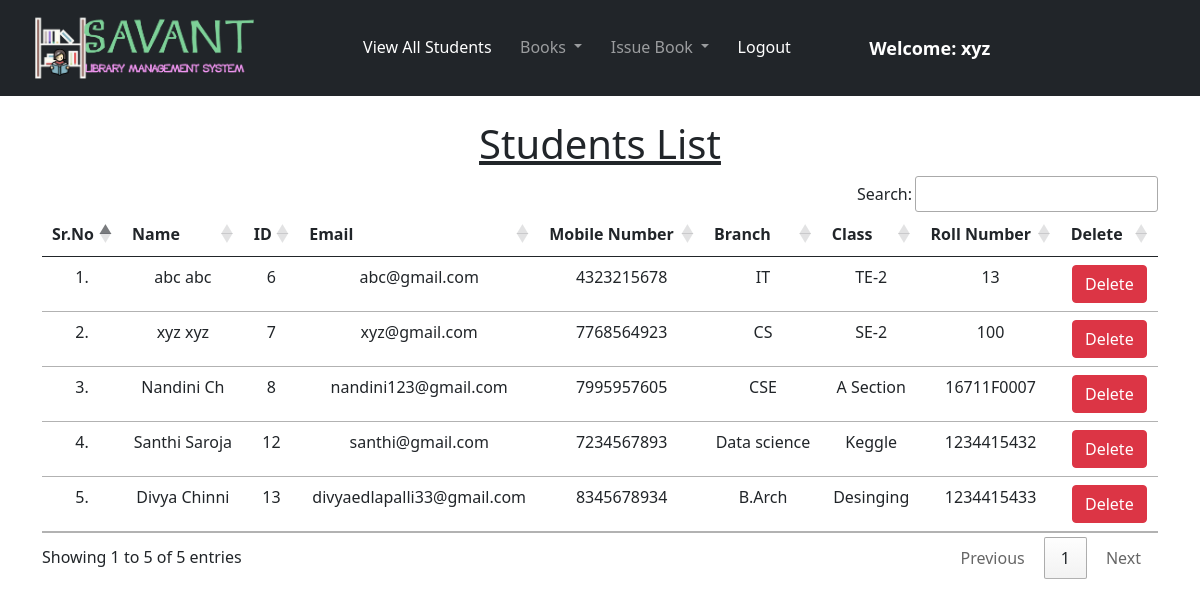
/view_students/ (signed in), run on the app's committed database.
### library/models.py (models this page shows, shortened)
class Student(models.Model):
    user = models.OneToOneField(User, on_delete=models.CASCADE)
    classroom = models.CharField(max_length=10)
    branch = models.CharField(max_length=10)
    roll_no = models.CharField(max_length=3, blank=True)
    phone = models.CharField(max_length=10, blank=True)
    image = models.ImageField(upload_to="", blank=True)

### library/views.py (the view)
# urls.py: path("view_students/", views.view_students, name="view_students"),
@login_required(login_url = '/admin_login')
def view_students(request):
    students = Student.objects.all()
    return render(request, "view_students.html", {'students':students})

### library/templates/view_students.html (shortened to what this page needs)
{% extends 'admin_navbar.html' %}
{% load static %}
{% block body %}
<div class="container mt-4">
    <h1 class="text-center"><u>Students List</u></h1>
    <table class="table table-hover" id="example">
        <thead>
            <tr class="text-center">
                <th>Sr.No</th>
                <th>Name</th>
                <th>ID</th>
                <th>Email</th>
                <th>Mobile Number</th>
                <th>Branch</th>
                <th>Class</th>
                <th>Roll Number</th>
                <th>Delete</th>
            </tr>
        </thead>
        <tbody>
            {% for student in students %}
            <tr class="text-center">
                <td>{{forloop.counter}}.</td>
                <td>{{student.user.get_full_name}}</td>
                <td>{{student.user.id}}</td>
                <td>{{student.user.email}}</td>
                <td>{{student.phone}}</td>
                <td>{{student.branch}}</td>
                <td>{{student.classroom}}</td>
                <td>{{student.roll_no}}</td>
                <td><a href="/delete_student/{{student.id}}/" class="btn btn-danger" onclick="return confirm('Are you sure you want to delete this student?')">Delete</a></td>
            </tr>
            {% endfor %}
        </tbody>
    </table>
    </div>
{% endblock %}

### library/templates/admin_navbar.html (shortened to what this page needs)
<!doctype html>
<html lang="en">
  <head>
    <link href="https://cdn.jsdelivr.net/npm/bootstrap@5.1.0/dist/css/bootstrap.min.css" rel="stylesheet">
    <link rel="stylesheet" href="https://cdn.datatables.net/1.10.25/css/jquery.dataTables.min.css">
    <link rel="stylesheet" href="https://cdn.datatables.net/buttons/1.7.1/css/buttons.dataTables.min.css">
  </head>
  {% load static %}
  <body>
    <nav class="navbar navbar-expand-lg navbar-dark bg-dark">
        <div class="container-fluid">
          <a class="navbar-brand" href="#"><img src="{% static 'logo_lib.png' %}" height="70"></a>
          <div class="collapse navbar-collapse" id="navbarSupportedContent">
            <ul class="navbar-nav me-auto mb-2 mb-lg-0" >
              <li class="nav-item">
                <a class="nav-link active" aria-current="page" href="/view_students/">View All Students</a>
              </li>
              <li class="nav-item dropdown">
                <a class="nav-link dropdown-toggle" href="#" id="navbarDropdown" role="button" data-bs-toggle="dropdown" aria-expanded="false">
                  Books
                </a>
              </li>
              <li class="nav-item dropdown">
                <a class="nav-link dropdown-toggle" href="#" id="navbarDropdown" role="button" data-bs-toggle="dropdown" aria-expanded="false">
                  Issue Book
                </a>
              </li>
              <li class="nav-item">
                <a class="nav-link active" aria-current="page" href="/logout/">Logout</a>
              </li>
              <li class="nav-item">
                <a style="font-weight:600; font-family:'Segoe UI', Tahoma, Geneva, Verdana, sans-serif; font-size: large;" class="nav-link active" href="#">Welcome: {{request.user}}</a>
              </li>
            </ul>
          </div>
        </div>
      </nav>
      {% block body %}
      {% endblock %}
  </body>
</html>

### data on the page
Student: user.get_full_name "abc abc", user.id "6", user.email "abc@gmail.com", phone "4323215678", branch "IT", classroom "TE-2", roll_no "13"
Student: user.get_full_name "xyz xyz", user.id "7", user.email "xyz@gmail.com", phone "7768564923", branch "CS", classroom "SE-2", roll_no "100"
Student: user.get_full_name "Nandini Ch", user.id "8", user.email "nandini123@gmail.com", phone "7995957605", branch "CSE", classroom "A Section", roll_no "16711F0007"
Student: user.get_full_name "Santhi Saroja", user.id "12", user.email "santhi@gmail.com", phone "7234567893", branch "Data science", classroom "Keggle", roll_no "1234415432"
Student: user.get_full_name "Divya Chinni", user.id "13", user.email "divyaedlapalli33@gmail.com", phone "8345678934", branch "B.Arch", classroom "Desinging", roll_no "1234415433"

### other printed values
{{ request.user }} "xyz"
